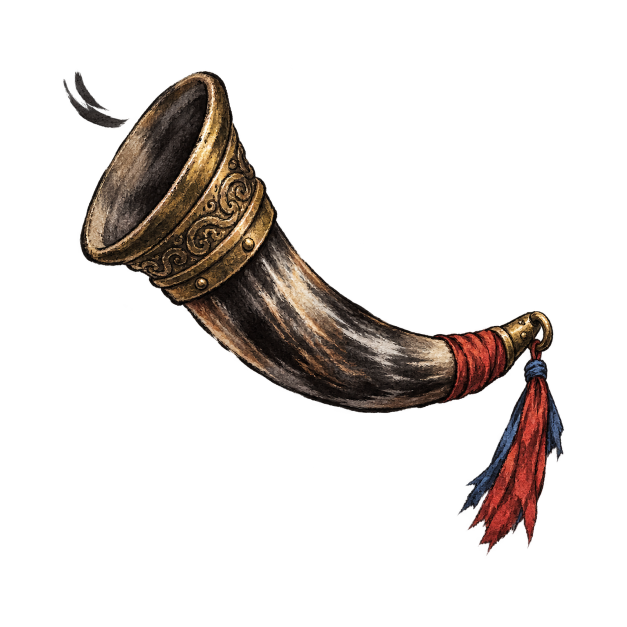
#> input picture Artifacts/GraphicsRemediation/P1/item.relic.old_war_horn/pilot/revision-01/reframe-batch-01/candidate-A.png, 1254 x 1254 px, given in place of item.relic.old_war_horn.icon.png, which was not available (shown at 1/2 size)
$ python render_reframes.py
#> lines starting #> are read from the running program, lines starting #| are printed output that depends on the picture; pictures that were not available may be replaced by others from this repository, and a replacement may not be noted
from pathlib import Path
import hashlib
import json

import numpy as np
from PIL import Image

SOURCE = Path("Assets/ImagesGenerated/Item/icon/item.relic.old_war_horn.icon.png")
ROOT = Path("Artifacts/GraphicsRemediation/P1/item.relic.old_war_horn/pilot/revision-01/reframe-batch-01")
TARGET_MAX = {"A": 0.80, "B": 0.74, "C": 0.68}


def srgb_to_linear(v):
    return np.where(v <= 0.04045, v / 12.92, ((v + 0.055) / 1.055) ** 2.4)


def linear_to_srgb(v):
    return np.where(v <= 0.0031308, v * 12.92, 1.055 * np.power(v, 1 / 2.4) - 0.055)


def sha256(path):
    return hashlib.sha256(path.read_bytes()).hexdigest()


def bbox_metrics(im):
    a = np.asarray(im.getchannel("A"))
    ys, xs = np.where(a >= 16)
    box = [int(xs.min()), int(ys.min()), int(xs.max() + 1), int(ys.max() + 1)]
    return {
        "alpha16_bbox": box,
        "bbox_percent": [round((box[2] - box[0]) / im.width * 100, 4), round((box[3] - box[1]) / im.height * 100, 4)],
        "margins_percent": [round(box[0] / im.width * 100, 4), round(box[1] / im.height * 100, 4), round((im.width - box[2]) / im.width * 100, 4), round((im.height - box[3]) / im.height * 100, 4)],
        "corner_alpha": [int(a[0, 0]), int(a[0, -1]), int(a[-1, 0]), int(a[-1, -1])],
        "partial_alpha_pixels": int(((a > 0) & (a < 255)).sum()),
    }


def main():
    ROOT.mkdir(parents=True, exist_ok=True)
    src = Image.open(SOURCE).convert("RGBA")
#> src is the input picture: PIL image 1254x1254 RGBA; mean R, G, B, A 16.5, 11.9, 9.5, 44.3
    src_np = np.asarray(src).astype(np.float32) / 255.0
    alpha = src_np[..., 3:4]
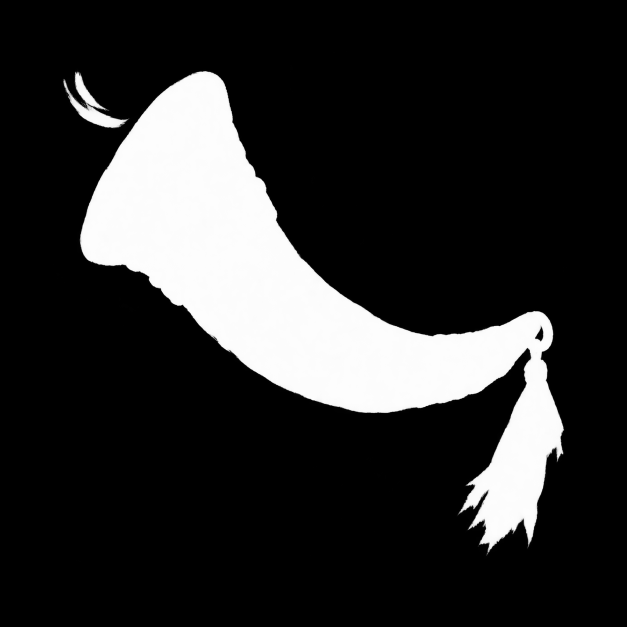
#> alpha: shape (1254, 1254, 1) float32 (shown at 1/2 size); min 0, max 1, mean 0.174
    linear_pm = srgb_to_linear(src_np[..., :3]) * alpha
#> in srgb_to_linear, `return np.where(v <= 0.04045, v / 12.92, ((v + 0.055) / 1.055) ** 2.4)`:
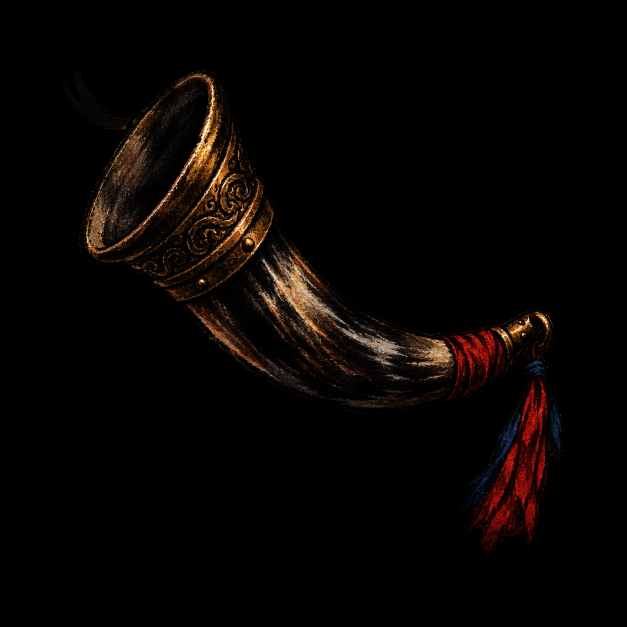
#> returned value: shape (1254, 1254, 3) float32 (shown at 1/2 size); mean of channels 0, 1, 2 0.0314, 0.0174, 0.0112; drawn as R, G, B
    packed = np.concatenate([linear_pm, alpha], axis=2)
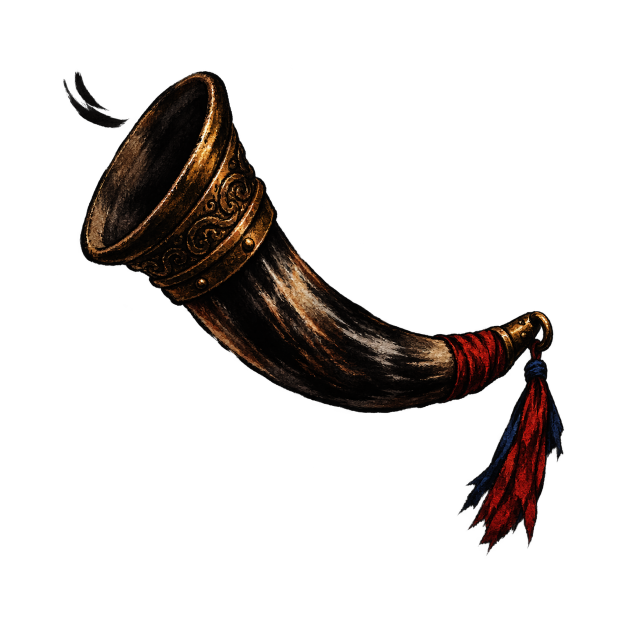
#> packed: shape (1254, 1254, 4) float32 (shown at 1/2 size); mean R, G, B, A 0.0305, 0.017, 0.0109, 0.173; transparent parts drawn white
    base = bbox_metrics(src)
#> in bbox_metrics, `box = [int(xs.min()), int(ys.min()), int(xs.max() + 1), int(ys.max() +..`: box = [126, 142, 1129, 1112]
#> base = {'alpha16_bbox': [126, 142, 1129, 1112], 'bbox_percent': [79.98, 77.35], 'margins_percent': [10.05, 11.32, 9.97, 11.32], 'corner_alpha': [0, 0, 0, 0], 'partial_alpha_pixels': 296077}
    base_max = max(base["bbox_percent"]) / 100.0
#> base_max = 0.8
    manifest = {"source": str(SOURCE), "source_sha256": sha256(SOURCE), "source_metrics": base, "algorithm": "linear-light premultiplied-alpha Lanczos; uniform scale; alpha-bbox centered; transparent RGB zero", "candidates": {}}

    for name, target in TARGET_MAX.items():
        scale = target / base_max
        size = tuple(max(1, round(v * scale)) for v in src.size)
        channels = []
        for i in range(4):
            channel = Image.fromarray(packed[..., i], mode="F").resize(size, Image.Resampling.LANCZOS)
            channels.append(np.asarray(channel, dtype=np.float32))
        resized = np.stack(channels, axis=2)
        a = np.clip(resized[..., 3:4], 0, 1)
        rgb_lin = np.divide(resized[..., :3], a, out=np.zeros_like(resized[..., :3]), where=a > 1e-7)
        rgb = np.clip(linear_to_srgb(np.clip(rgb_lin, 0, 1)), 0, 1)
        rgba = np.concatenate([rgb, a], axis=2)
        rgba[a[..., 0] <= 0] = 0
        small = Image.fromarray(np.rint(rgba * 255).astype(np.uint8), "RGBA")

        small_a = np.asarray(small.getchannel("A"))
        ys, xs = np.where(small_a >= 16)
        cx = (float(xs.min()) + float(xs.max()) + 1.0) / 2.0
        cy = (float(ys.min()) + float(ys.max()) + 1.0) / 2.0
        left = round(src.width / 2.0 - cx)
        top = round(src.height / 2.0 - cy)
        canvas = Image.new("RGBA", src.size, (0, 0, 0, 0))
        canvas.alpha_composite(small, (left, top))
        out = ROOT / f"candidate-{name}.png"
        canvas.save(out, optimize=False, compress_level=9)
        manifest["candidates"][name] = {"path": str(out), "target_max_bbox": target, "uniform_scale": round(scale, 8), "placement": [left, top], "sha256": sha256(out), "metrics": bbox_metrics(canvas)}
#> this loop made 3 passes
#> (scale, size, cx, cy, left, top, box in bbox_metrics) on passes 1 to 3: (1, (1254, 1254), 627.5, 627, 0, 0, [126, 142, 1129, 1112]), (0.925, (1160, 1160), 580, 580, 47, 47, [163, 178, 1091, 1076]), (0.85, (1066, 1066), 533, 532.5, 94, 94, [201, 214, 1053, 1039])
#> pass 2, in main, `canvas.save(out, optimize=False, compress_level=9)`:
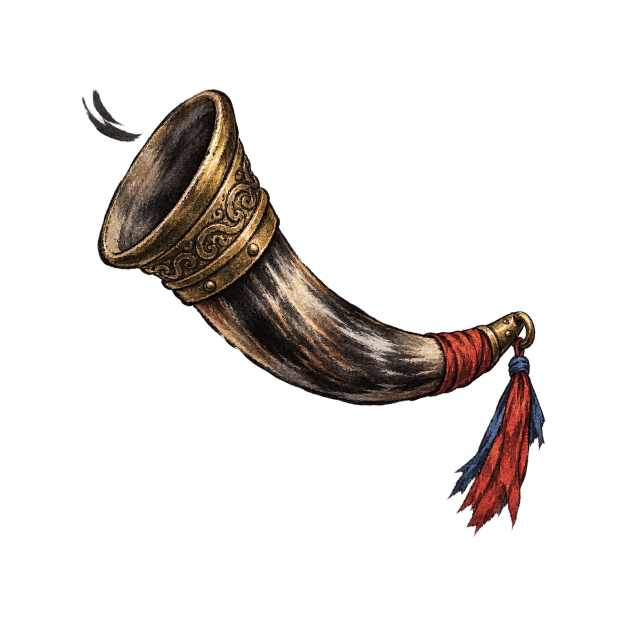
#> saved as candidate-B.png: PIL image 1254x1254 RGBA (shown at 1/2 size); mean R, G, B, A 14.2, 10.2, 8.1, 37.9; transparent parts drawn white
#> after the loop:
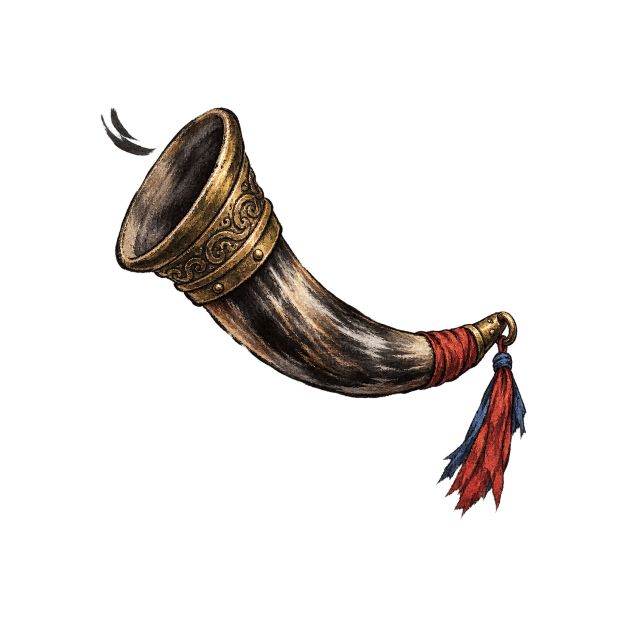
#> canvas: PIL image 1254x1254 RGBA (shown at 1/2 size); mean R, G, B, A 12, 8.6, 6.8, 32; transparent parts drawn white
#> after the loop, manifest = 5 items

    (ROOT / "metrics.json").write_text(json.dumps(manifest, ensure_ascii=False, indent=2) + "\n", encoding="utf-8")


if __name__ == "__main__":
    main()
